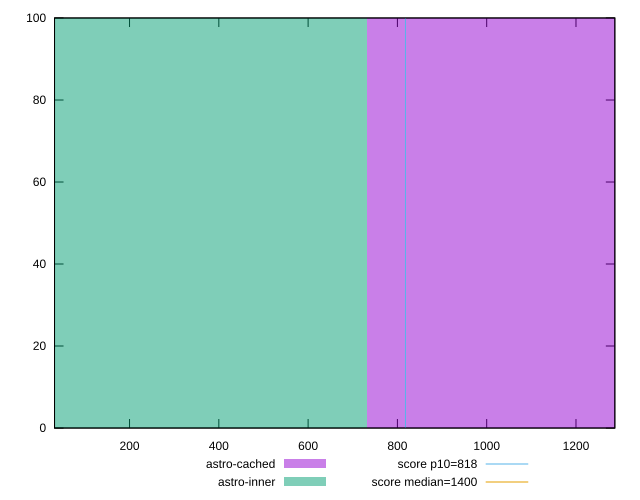

This figure's gnuplot source:
reset

$astroCached <<EOF
1462.6836895337626 100
EOF

$astroInner <<EOF
0 100
EOF

set key outside below
set boxwidth 1462.6836895337626
set xrange [32:1287]
set yrange [0:100]
set trange [0:100]
set style fill transparent solid 0.5 noborder

set parametric
set terminal svg size 640, 500 enhanced background rgb 'white'
set output "reports/report_00033_2021-03-01T14-23-16.841Z/dom-size/comparison/histogram/1_vs_2.svg"

plot $astroCached title "astro-cached" with boxes, \
     $astroInner title "astro-inner" with boxes, \
     818,t title "score p10=818", \
     1400,t title "score median=1400"

reset
